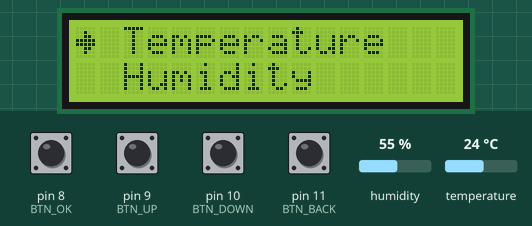
Recording of a program running on a simulated Arduino Uno, built with avr-gcc and run on an emulated ATmega328P. Shown: 16×2 character LCD. The test bench sets the inputs (shaded band); at power-on: pin 8 (BTN_OK), pin 9 (BTN_UP), pin 10 (BTN_DOWN), pin 11 (BTN_BACK) HIGH, temperature 24 °C, humidity 55 %. EEPROM starts erased.

Above: at 2.8 s.
2.9 s: pin 8 (BTN_OK) pulled LOW for 0.15 s
At 4.7 s:
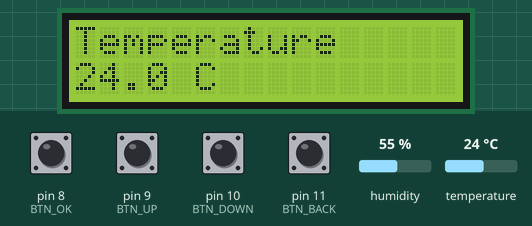
5.2 s: temperature set to 12 °C
At 7.3 s:
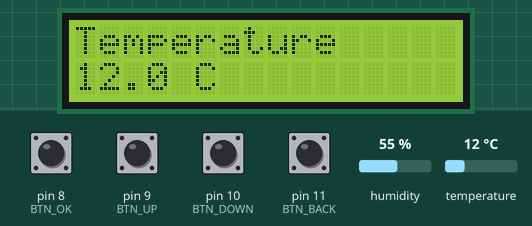
8.2 s: temperature set to 19 °C
At 10.0 s:
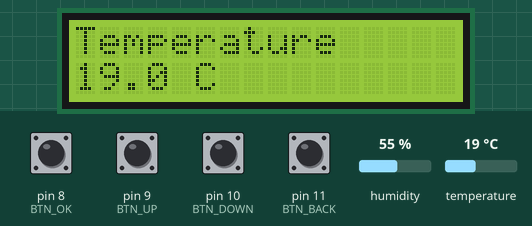
11.2 s: temperature set to 28 °C
At 13.2 s:
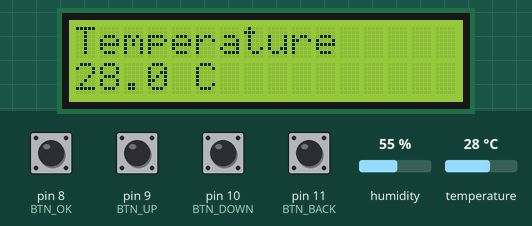
14.2 s: pin 11 (BTN_BACK) pulled LOW for 0.15 s
At 15.4 s:
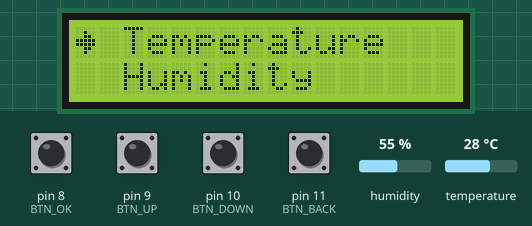
15.8 s: pin 9 (BTN_UP) pulled LOW for 0.15 s
At 16.6 s:
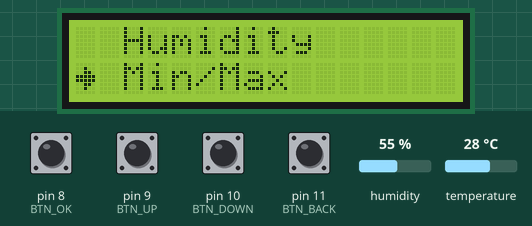
Timing chart, 0 to 18.4 s (numbered marks = the images above; inputs shaded):
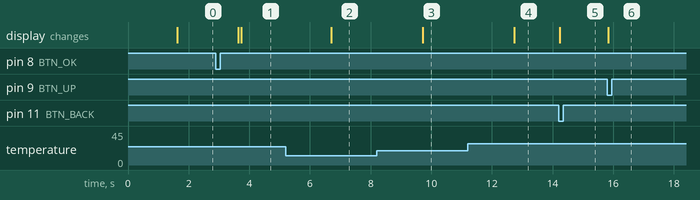

The program:

main.cpp
```cpp
#include <Arduino.h>

#include <Wire.h>
#include <LiquidCrystal_I2C.h>
#include <DHT.h>
#include <EEPROM.h>

// ========== CONFIGURATION ==========
LiquidCrystal_I2C lcd(0x27, 16, 2);
#define DHTPIN 7
#define DHTTYPE DHT11
DHT dht(DHTPIN, DHTTYPE);

// Boutons
#define BTN_BACK 11 // Retour
#define BTN_DOWN 10 // Bas
#define BTN_UP 9    // Haut
#define BTN_OK 8    // OK/Entrer

// Caractère flèche
byte fleche[8] = {
    B00000,
    B00100,
    B00110,
    B11111,
    B11111,
    B00110,
    B00100,
    B00000};

// ========== VARIABLES GLOBALES ==========
struct DonneesMemoire
{
  float tempMin;
  float tempMax;
  float humMin;
  float humMax;
};

DonneesMemoire memoire;
float tempMin, tempMax, humMin, humMax;

// ÉTATS MENU
enum MenuState
{
  MENU_PRINCIPAL,
  PAGE_TEMPERATURE,
  PAGE_HUMIDITE,
  PAGE_MIN_MAX
};

MenuState etatMenu = MENU_PRINCIPAL;

// Menu principal a 3 options : 0=Temp, 1=Hum, 2=MinMax
const int NOMBRE_OPTIONS_MENU = 3;
int selectionMenu = 0; // Commence à Température
bool afficherTempDansMinMax = true;

// Variables timing
unsigned long dernierRafraichissement = 0;
unsigned long dernierAppuiBouton = 0;
const unsigned long DELAI_RAFRAICHISSEMENT = 1000;
const unsigned long DELAI_BOUTON = 150;

// ========== EEPROM ==========
void sauvegarderEEPROM()
{
  memoire.tempMin = tempMin;
  memoire.tempMax = tempMax;
  memoire.humMin = humMin;
  memoire.humMax = humMax;
  EEPROM.put(0, memoire);
}

void chargerEEPROM()
{
  EEPROM.get(0, memoire);

  if (isnan(memoire.tempMin) || memoire.tempMin > 150.0 ||
      memoire.tempMax < -150.0 || memoire.humMin > 100.0 ||
      memoire.humMax < 0.0)
  {
    tempMin = 100.0;
    tempMax = -100.0;
    humMin = 100.0;
    humMax = 0.0;
  }
  else
  {
    tempMin = memoire.tempMin;
    tempMax = memoire.tempMax;
    humMin = memoire.humMin;
    humMax = memoire.humMax;
  }
}

// ========== MIN/MAX ==========
void mettreAJourMinMax(float temperature, float humidite)
{
  bool changement = false;

  if (temperature < tempMin)
  {
    tempMin = temperature;
    changement = true;
  }
  if (temperature > tempMax)
  {
    tempMax = temperature;
    changement = true;
  }
  if (humidite < humMin)
  {
    humMin = humidite;
    changement = true;
  }
  if (humidite > humMax)
  {
    humMax = humidite;
    changement = true;
  }

  if (changement)
  {
    sauvegarderEEPROM();
  }
}

// ========== AFFICHAGE ==========
void afficherMenuPrincipal()
{
  lcd.clear();

  // Afficher les DEUX options visibles selon la sélection
  switch (selectionMenu)
  {
  case 0: // Température sélectionnée
    // Ligne 1: Temperature (avec flèche)
    lcd.setCursor(0, 0);
    lcd.write(byte(0));
    lcd.print(" Temperature ");

    // Ligne 2: Humidity (sans flèche)
    lcd.setCursor(0, 1);
    lcd.print("  Humidity    ");
    break;

  case 1: // Humidity sélectionnée
    // Ligne 1: Temperature (sans flèche)
    lcd.setCursor(0, 0);
    lcd.print("  Temperature ");

    // Ligne 2: Humidity (avec flèche)
    lcd.setCursor(0, 1);
    lcd.write(byte(0));
    lcd.print(" Humidity    ");
    break;

  case 2: // Min/Max sélectionné
    // Ligne 1: Humidity (sans flèche)
    lcd.setCursor(0, 0);
    lcd.print("  Humidity    ");

    // Ligne 2: Min/Max (avec flèche)
    lcd.setCursor(0, 1);
    lcd.write(byte(0));
    lcd.print(" Min/Max     ");
    break;
  }
}

void afficherTemperature()
{
  lcd.clear();
  float t = dht.readTemperature();
  float h = dht.readHumidity();

  if (!isnan(t) && !isnan(h))
  {
    mettreAJourMinMax(t, h);

    lcd.setCursor(0, 0);
    lcd.print("Temperature");

    lcd.setCursor(0, 1);
    lcd.print(t, 1);
    lcd.print(" C  ");

    /*lcd.setCursor(7, 1);
    lcd.print("[");
    lcd.print(tempMin, 1);
    lcd.print("-");
    lcd.print(tempMax, 1);
    lcd.print("]");*/
  }
}

void afficherHumidite()
{
  lcd.clear();
  float h = dht.readHumidity();

  if (!isnan(h))
  {
    lcd.setCursor(0, 0);
    lcd.print("Humidity");

    lcd.setCursor(0, 1);
    lcd.print(h, 0);
    lcd.print(" %   ");

    /*lcd.setCursor(8, 1);
    lcd.print("[");
    lcd.print(humMin, 0);
    lcd.print("-");
    lcd.print(humMax, 0);
    lcd.print("]");*/
  }
}

void afficherMinMax()
{
  lcd.clear();

  if (afficherTempDansMinMax)
  {
    lcd.setCursor(0, 0);
    lcd.print("Temp Min/Max");

    lcd.setCursor(0, 1);
    if (tempMin < 99.9 && tempMax > -99.9)
    {
      lcd.print(tempMin, 1);
      lcd.print("C - ");
      lcd.print(tempMax, 1);
      lcd.print("C");
    }
    else
    {
      lcd.print("--");
    }

    lcd.setCursor(14, 1);
    lcd.print("T");
  }
  else
  {
    lcd.setCursor(0, 0);
    lcd.print("Hum Min/Max");

    lcd.setCursor(0, 1);
    if (humMin < 99.9)
    {
      lcd.print(humMin, 0);
      lcd.print("% - ");
      lcd.print(humMax, 0);
      lcd.print("%");
    }
    else
    {
      lcd.print("--");
    }

    lcd.setCursor(14, 1);
    lcd.print("H");
  }
}

// ========== GESTION BOUTONS ==========
void gererBoutons()
{
  static int prevUp = HIGH, prevDown = HIGH, prevOk = HIGH, prevBack = HIGH;
  int btnUp = digitalRead(BTN_UP);
  int btnDown = digitalRead(BTN_DOWN);
  int btnOk = digitalRead(BTN_OK);
  int btnBack = digitalRead(BTN_BACK);

  unsigned long maintenant = millis();

  // Anti-rebond
  if (maintenant - dernierAppuiBouton < DELAI_BOUTON)
  {
    return;
  }

  // === BOUTON RETOUR ===
  if (btnBack == LOW && prevBack == HIGH)
  {
    dernierAppuiBouton = maintenant;

    if (etatMenu != MENU_PRINCIPAL)
    {
      etatMenu = MENU_PRINCIPAL;
      afficherMenuPrincipal();
    }
  }

  // === NAVIGATION ===
  switch (etatMenu)
  {

  case MENU_PRINCIPAL:
    // HAUT - monter dans le menu
    if (btnUp == LOW && prevUp == HIGH)
    {
      dernierAppuiBouton = maintenant;
      selectionMenu--;
      if (selectionMenu < 0)
        selectionMenu = NOMBRE_OPTIONS_MENU - 1;
      afficherMenuPrincipal();
    }

    // BAS - descendre dans le menu
    if (btnDown == LOW && prevDown == HIGH)
    {
      dernierAppuiBouton = maintenant;
      selectionMenu++;
      if (selectionMenu >= NOMBRE_OPTIONS_MENU)
        selectionMenu = 0;
      afficherMenuPrincipal();
    }

    // OK - sélectionner
    if (btnOk == LOW && prevOk == HIGH)
    {
      dernierAppuiBouton = maintenant;

      switch (selectionMenu)
      {
      case 0:
        etatMenu = PAGE_TEMPERATURE;
        break;
      case 1:
        etatMenu = PAGE_HUMIDITE;
        break;
      case 2:
        etatMenu = PAGE_MIN_MAX;
        afficherTempDansMinMax = true;
        break;
      }
    }
    break;
  case PAGE_TEMPERATURE:
  case PAGE_HUMIDITE:
    // Rien à gérer ici, seulement BACK est actif
    break;
  case PAGE_MIN_MAX:
    // Dans Min/Max, HAUT/BAS pour changer entre Temp et Hum
    if (btnUp == LOW && prevUp == HIGH)
    {
      dernierAppuiBouton = maintenant;
      afficherTempDansMinMax = true;
    }

    if (btnDown == LOW && prevDown == HIGH)
    {
      dernierAppuiBouton = maintenant;
      afficherTempDansMinMax = false;
    }
    break;
  }

  // Sauvegarder états
  prevUp = btnUp;
  prevDown = btnDown;
  prevOk = btnOk;
  prevBack = btnBack;
}

// ========== SETUP ==========
void setup()
{
  Serial.begin(9600);

  // LCD
  Wire.begin();
  lcd.init();
  lcd.backlight();
  lcd.createChar(0, fleche);

  // DHT11
  dht.begin();

  // EEPROM
  chargerEEPROM();

  // Boutons
  pinMode(BTN_UP, INPUT_PULLUP);
  pinMode(BTN_DOWN, INPUT_PULLUP);
  pinMode(BTN_OK, INPUT_PULLUP);
  pinMode(BTN_BACK, INPUT_PULLUP);

  // Message accueil
  lcd.clear();
  lcd.setCursor(1, 0);
  lcd.print("Station Meteo");
  lcd.setCursor(2, 1);
  lcd.print("With DHT 11");
  delay(1500);

  // Menu principal
  afficherMenuPrincipal();
}

// ========== LOOP ==========
void loop()
{
  unsigned long maintenant = millis();

  // 1. Gérer les boutons
  gererBoutons();

  // 2. Rafraîchir l'affichage
  if (maintenant - dernierRafraichissement >= DELAI_RAFRAICHISSEMENT)
  {
    dernierRafraichissement = maintenant;

    switch (etatMenu)
    {
    case MENU_PRINCIPAL:
      // Pas de rafraîchissement constant
      break;

    case PAGE_TEMPERATURE:
      afficherTemperature();
      break;

    case PAGE_HUMIDITE:
      afficherHumidite();
      break;

    case PAGE_MIN_MAX:
      afficherMinMax();
      break;
    }
  }

  delay(10);
}
```

Measured:
- after the input at 2.9 s, the display: first changes after 0.74 s (image 1 shows a later state)
- after the input at 5.2 s, the display: changes after 1.5 s (image 2)
- after the input at 8.2 s, the display: changes after 1.5 s (image 3)
- after the input at 11.2 s, the display: changes after 1.5 s (image 4)
- after the input at 14.2 s, the display: changes at once (image 5)
- after the input at 15.8 s, the display: changes at once (image 6)
